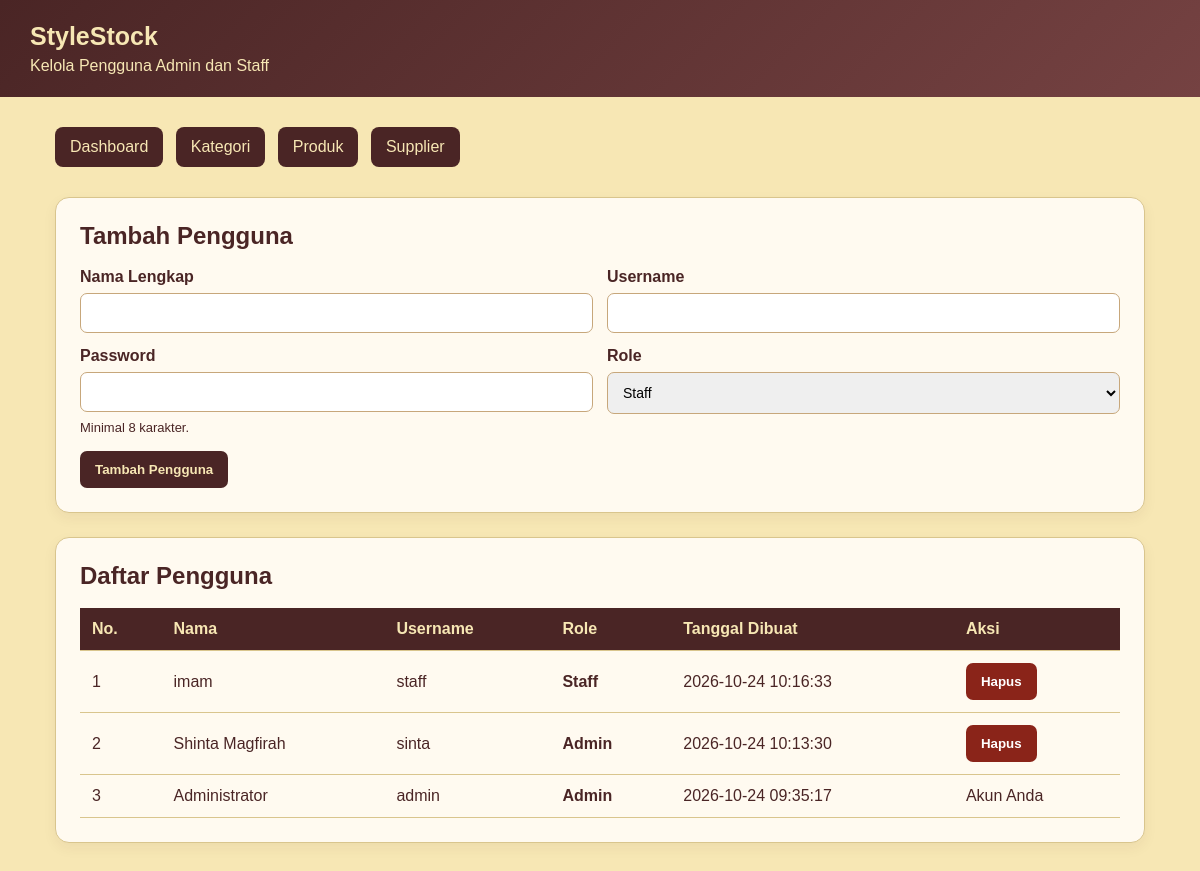
Page /InventoryApp/public/users.php (signed in) on the committed database.
### tables this page shows
CREATE TABLE `users` (
  `id` int(11) NOT NULL,
  `name` varchar(100) NOT NULL,
  `username` varchar(50) NOT NULL,
  `password_hash` varchar(255) NOT NULL,
  `role` enum('admin','staff') NOT NULL DEFAULT 'staff',
  `created_at` timestamp NOT NULL DEFAULT current_timestamp()
);

### InventoryApp/public/users.php (the view, shortened to what this page needs)
<?php
require_once __DIR__ . '/../config/database.php';
$pengguna = $pdo->query(
    'SELECT id, name, username, role, created_at
     FROM users
     ORDER BY id DESC'
)->fetchAll();
function e($value): string
{
    return htmlspecialchars(
        (string) ($value ?? ''),
        ENT_QUOTES,
        'UTF-8'
    );
}
?>
<!DOCTYPE html>
<html lang="id">
<head>
</head>
<body>
<header>
    <h1>StyleStock</h1>
    <p>Kelola Pengguna Admin dan Staff</p>
</header>
<main>
    <nav class="nav">
        <a href="dashboard.php">Dashboard</a>
        <a href="kategori.php">Kategori</a>
        <a href="produk.php">Produk</a>
        <a href="supplier.php">Supplier</a>
    </nav>
    <section class="panel">
        <h2>Tambah Pengguna</h2>
        <form method="POST">
            <div class="fields">
                <div>
                    <label for="name">Nama Lengkap</label>
                    <input id="name" name="name" maxlength="100" required>
                </div>
                <div>
                    <label for="username">Username</label>
                    <input id="username" name="username" maxlength="100" autocomplete="username" required>
                </div>
                <div>
                    <label for="password">Password</label>
                    <input id="password" type="password" name="password" minlength="8" autocomplete="new-password" required>
                    <p class="small">Minimal 8 karakter.</p>
                </div>
                <div>
                    <label for="role">Role</label>
                    <select id="role" name="role" required>
                        <option value="staff">Staff</option>
                    </select>
                </div>
            </div>
            <button class="submit" type="submit">Tambah Pengguna</button>
        </form>
    </section>
    <section class="panel">
        <h2>Daftar Pengguna</h2>
        <div class="table-wrap">
            <table>
                <thead>
                    <tr>
                        <th>No.</th>
                        <th>Nama</th>
                        <th>Username</th>
                        <th>Role</th>
                        <th>Tanggal Dibuat</th>
                        <th>Aksi</th>
                    </tr>
                </thead>
                <tbody>
                <?php if (!$pengguna): ?>
                    <tr>
                        <td colspan="6">Belum ada pengguna.</td>
                    </tr>
                <?php else: ?>
                    <?php foreach ($pengguna as $i => $user): ?>
                        <tr>
                            <td><?= $i + 1 ?></td>
                            <td><?= e($user['name']) ?></td>
                            <td><?= e($user['username']) ?></td>
                            <td class="role"><?= e($user['role']) ?></td>
                            <td><?= e($user['created_at'] ?? '-') ?></td>
                            <td>
                                <?php if ((int)$user['id'] !== (int)($_SESSION['user']['id'] ?? 0)): ?>
                                    <form method="POST" onsubmit="return confirm('Yakin ingin menghapus pengguna ini?')">
                                        <button class="delete" type="submit">Hapus</button>
                                    </form>
                                <?php else: ?>
                                    Akun Anda
                                <?php endif; ?>
                            </td>
                        </tr>
                    <?php endforeach; ?>
                <?php endif; ?>
                </tbody>
            </table>
        </div>
    </section>
</main>
</body>
</html>

### InventoryApp/public/users.php (style rules this page uses)
* { box-sizing:border-box;margin:0;padding:0 }
body { font-family:Arial,sans-serif;background:#F7E7B4;color:#4A2525;min-height:100vh }
header { background:linear-gradient(135deg,#4A2525,#754242);color:#F7E7B4;padding:22px 30px }
header h1 { font-size:25px }
header p { margin-top:6px }
main { max-width:1150px;margin:auto;padding:30px }
.nav { margin-bottom:22px }
.nav a { display:inline-block;background:#4A2525;color:#F7E7B4;padding:11px 15px;border-radius:8px;text-decoration:none;margin:0 8px 8px 0 }
.panel { background:#fffaf0;padding:24px;border-radius:14px;border:1px solid #d9c58d;margin-bottom:24px;box-shadow:0 5px 14px rgba(74,37,37,.06) }
h2 { margin-bottom:18px }
form .fields { display:grid;grid-template-columns:repeat(2,minmax(0,1fr));gap:14px }
label { display:block;font-weight:bold;margin-bottom:7px }
input,select { width:100%;padding:11px;border:1px solid #c7a77b;border-radius:7px;font-size:14px }
button { border:0;border-radius:7px;padding:11px 15px;cursor:pointer;font-weight:bold }
.submit { background:#4A2525;color:#F7E7B4;margin-top:16px }
.delete { background:#8a2419;color:white }
.table-wrap { overflow-x:auto }
table { width:100%;border-collapse:collapse;min-width:650px }
th,td { padding:12px;text-align:left;border-bottom:1px solid #d9c58d }
th { background:#4A2525;color:#F7E7B4 }
.role { font-weight:bold;text-transform:capitalize }
.small { font-size:13px;margin-top:8px }

### rows in the picture
users: name "imam", username "staff", role "Staff", created_at "2026-10-24 10:16:33"
users: name "Shinta Magfirah", username "sinta", role "Admin", created_at "2026-10-24 10:13:30"
users: name "Administrator", username "admin", role "Admin", created_at "2026-10-24 09:35:17", shows "Akun Anda"
